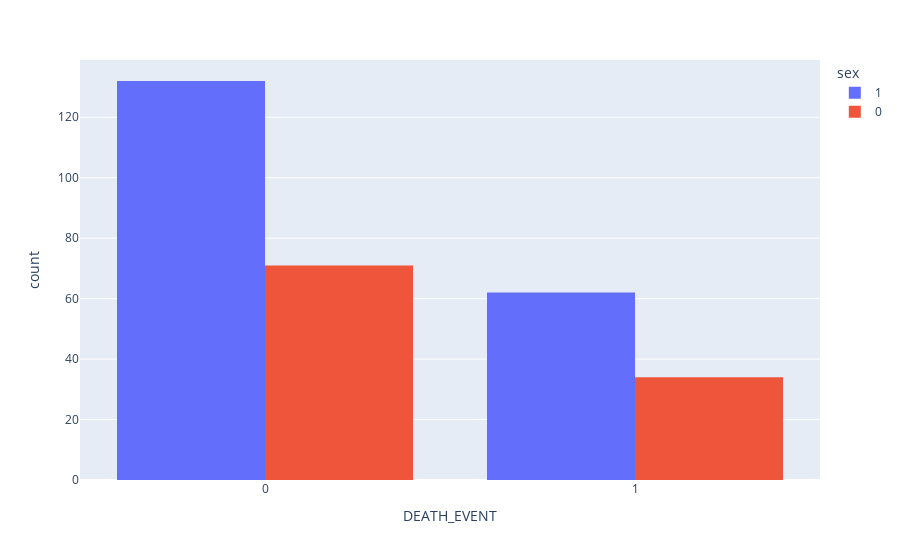

Notebook source saved alongside this figure:
### Code cell
fig = px.histogram(df,x= 'DEATH_EVENT' , color='sex' , hover_data=df.columns , barmode='group')
fig.show()

### Figure 1 — Plotly figure (JSON) as saved in the notebook; plotly's stock layout.template omitted (floating-point values rounded to 4 significant figures; data arrays with more than 128 entries replaced by an {"elided": "..."} marker saying what was removed)
{"data": [{"alignmentgroup": "True", "bingroup": "x", "hovertemplate": "sex=1<br>DEATH_EVENT=%{x}<br>count=%{y}<extra></extra>", "legendgroup": "1", "marker": {"color": "#636efa", "pattern": {"shape": ""}}, "name": "1", "offsetgroup": "1", "orientation": "v", "showlegend": true, "type": "histogram", "x": {"elided": "194 int values"}, "xaxis": "x", "yaxis": "y"}, {"alignmentgroup": "True", "bingroup": "x", "hovertemplate": "sex=0<br>DEATH_EVENT=%{x}<br>count=%{y}<extra></extra>", "legendgroup": "0", "marker": {"color": "#EF553B", "pattern": {"shape": ""}}, "name": "0", "offsetgroup": "0", "orientation": "v", "showlegend": true, "type": "histogram", "x": [1, 1, 0, 1, 1, 0, 1, 1, 1, 1, 0, 1, 1, 1, 1, 1, 1, 1, 1, 1, 1, 0, 1, 1, 0, 0, 0, 1, 1, 0, 0, 0, 0, 0, 0, 1, 1, 0, 0, 0, 0, 1, 0, 0, 0, 0, 1, 0, 0, 0, 0, 0, 0, 0, 1, 0, 0, 1, 1, 0, 0, 0, 1, 1, 0, 0, 0, 0, 0, 0, 0, 0, 0, 0, 1, 0, 1, 0, 0, 0, 0, 1, 0, 0, 0, 0, 0, 0, 0, 0, 0, 0, 0, 0, 0, 0, 0, 0, 0, 0, 0, 0, 0, 0, 0], "xaxis": "x", "yaxis": "y"}], "layout": {"barmode": "group", "legend": {"title": {"text": "sex"}, "tracegroupgap": 0}, "margin": {"t": 60}, "xaxis": {"anchor": "y", "domain": [0, 1], "title": {"text": "DEATH_EVENT"}}, "yaxis": {"anchor": "x", "domain": [0, 1], "title": {"text": "count"}}}}
